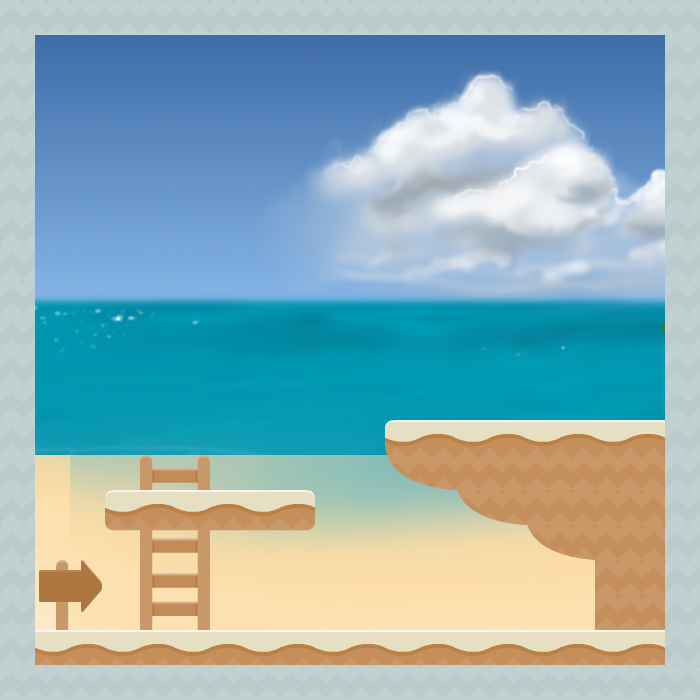

The image is a tile-based game level rendered from a .tmx file. Its description and source (layers, tilesets, objects; grid data summarised) follow:
An orthogonal 20x20 tile map with 35x35 px tiles, 5 tile layers (Border, Background, Ladder, Platform, ...), 11 tilesets and 14 objects.

<map version="1.0" orientation="orthogonal" renderorder="right-down" width="20" height="20" tilewidth="35" tileheight="35">
 <tileset firstgid="1" name="dirtCenter" tilewidth="35" tileheight="35">
  <image source="assets/images/2D PLATFORM/Tiles/dirtCenter.png" trans="ff00ff" width="70" height="70" />
 </tileset>
 <tileset firstgid="5" name="sandHalfLeft" tilewidth="35" tileheight="35">
  <image source="assets/images/2D PLATFORM/Tiles/sandHalfLeft.png" trans="ff00ff" width="70" height="70" />
 </tileset>
 <tileset firstgid="9" name="sandHalfMid" tilewidth="35" tileheight="35">
  <image source="assets/images/2D PLATFORM/Tiles/sandHalfMid.png" trans="ff00ff" width="70" height="70" />
 </tileset>
 <tileset firstgid="13" name="sandHalfRight" tilewidth="35" tileheight="35">
  <image source="assets/images/2D PLATFORM/Tiles/sandHalfRight.png" trans="ff00ff" width="70" height="70" />
 </tileset>
 <tileset firstgid="17" name="sandCliffLeft" tilewidth="35" tileheight="35">
  <image source="assets/images/2D PLATFORM/Tiles/sandCliffLeft.png" trans="ff00ff" width="70" height="70" />
 </tileset>
 <tileset firstgid="21" name="sandCenter" tilewidth="35" tileheight="35">
  <image source="assets/images/2D PLATFORM/Tiles/sandCenter.png" trans="ff00ff" width="70" height="70" />
 </tileset>
 <tileset firstgid="25" name="ladder_mid" tilewidth="35" tileheight="35">
  <image source="assets/images/2D PLATFORM/Tiles/ladder_mid.png" trans="ff00ff" width="70" height="70" />
 </tileset>
 <tileset firstgid="29" name="ladder_top" tilewidth="35" tileheight="35">
  <image source="assets/images/2D PLATFORM/Tiles/ladder_top.png" trans="ff00ff" width="70" height="70" />
 </tileset>
 <tileset firstgid="33" name="Menu_3" tilewidth="35" tileheight="35">
  <image source="Menu_3.png" trans="ff00ff" width="1600" height="1600" />
 </tileset>
 <tileset firstgid="2058" name="signRight" tilewidth="35" tileheight="35">
  <image source="assets/images/2D PLATFORM/Tiles/signRight.png" trans="ff00ff" width="70" height="70" />
 </tileset>
 <tileset firstgid="2062" name="keyYellow" tilewidth="70" tileheight="70">
  <image source="assets/images/2D PLATFORM/Items/keyYellow.png" trans="ff00ff" width="70" height="70" />
 </tileset>
 <layer name="Border" width="20" height="20">
  <data>[400 cells, 76 non-empty, 2 distinct tile ids]</data>
 </layer>
 <layer name="Background" width="20" height="20">
  <data>[400 cells, 324 non-empty, 323 distinct tile ids]</data>
 </layer>
 <layer name="Ladder" width="20" height="20">
  <data>[400 cells, 10 non-empty, 6 distinct tile ids]</data>
 </layer>
 <layer name="Platform" width="20" height="20">
  <data>[400 cells, 60 non-empty, 18 distinct tile ids]</data>
 </layer>
 <objectgroup name="Player Start" opacity="0">
  <object x="35" y="560" width="70" height="70" />
 </objectgroup>
 <objectgroup name="Player Finish" opacity="0">
  <object x="525" y="350" width="70" height="70" />
 </objectgroup>
 <objectgroup name="Platform Collision" opacity="0">
  <object x="0" y="0" width="35" height="700" />
  <object x="35" y="630" width="630" height="35" />
  <object x="595" y="560" width="35" height="70" />
  <object x="665" y="0" width="35" height="700" />
  <object x="35" y="0" width="630" height="35" />
  <object x="385" y="420" width="280" height="35" />
  <object x="105" y="490" width="210" height="35" />
  <object x="385" y="455">
   <polyline points="0,0 35,35 70,35 105,70 140,70 175,105 210,105" />
  </object>
  <object x="910" y="245" />
 </objectgroup>
 <objectgroup name="Ladder Collision" opacity="0">
  <object x="140" y="455" width="70" height="175" />
  <object x="910" y="280" />
 </objectgroup>
 <layer name="Directional Arrow" width="20" height="20">
  <data>[400 cells, 4 non-empty, 4 distinct tile ids]</data>
 </layer>
 <objectgroup name="objectLayer">
  <object gid="2062" x="525" y="420">
   <properties>
    <property name="sprite" value="key" />
    <property name="type" value="item" />
   </properties>
  </object>
 </objectgroup>
</map>
